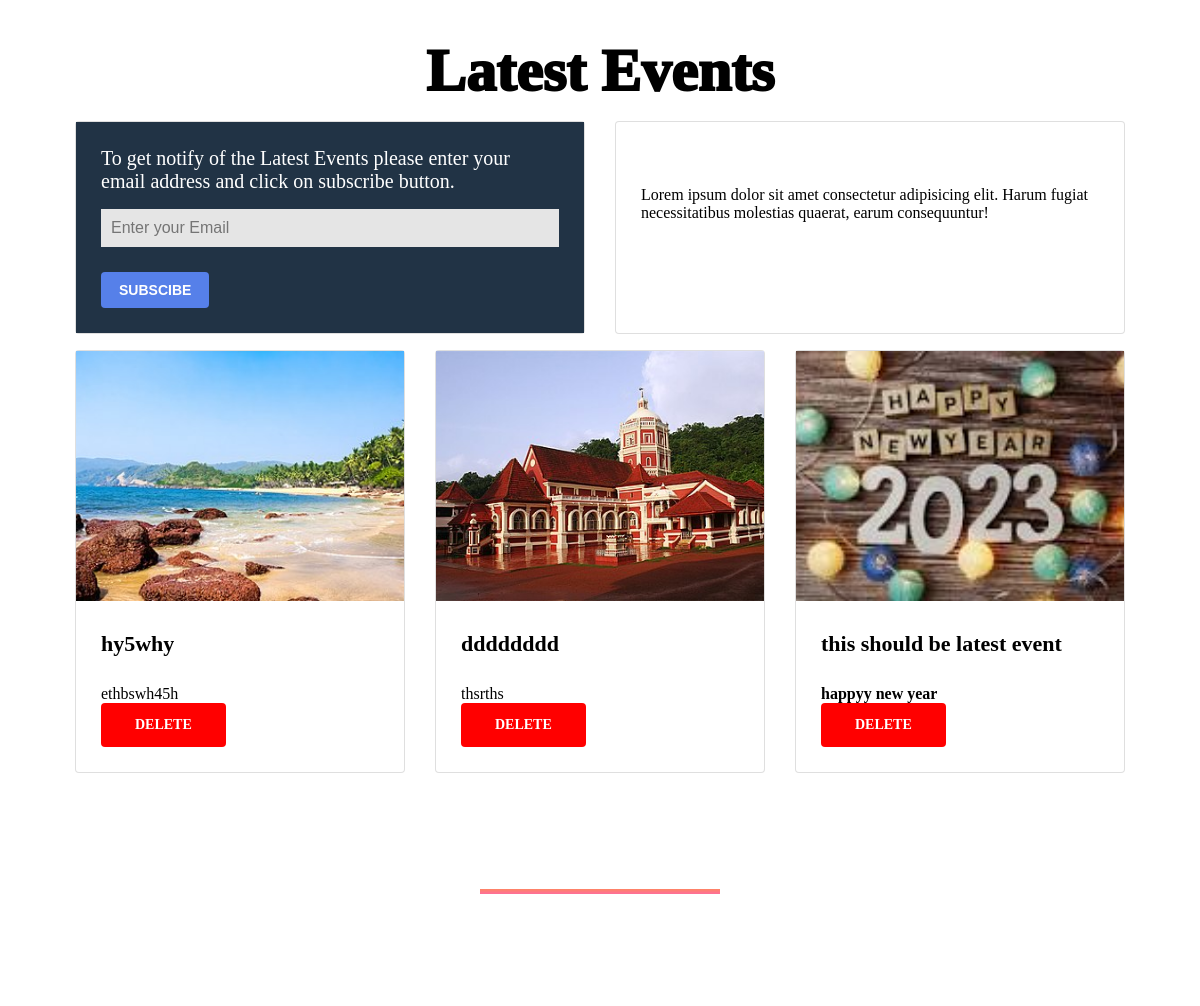
Before: / (middle part) with the older database file.
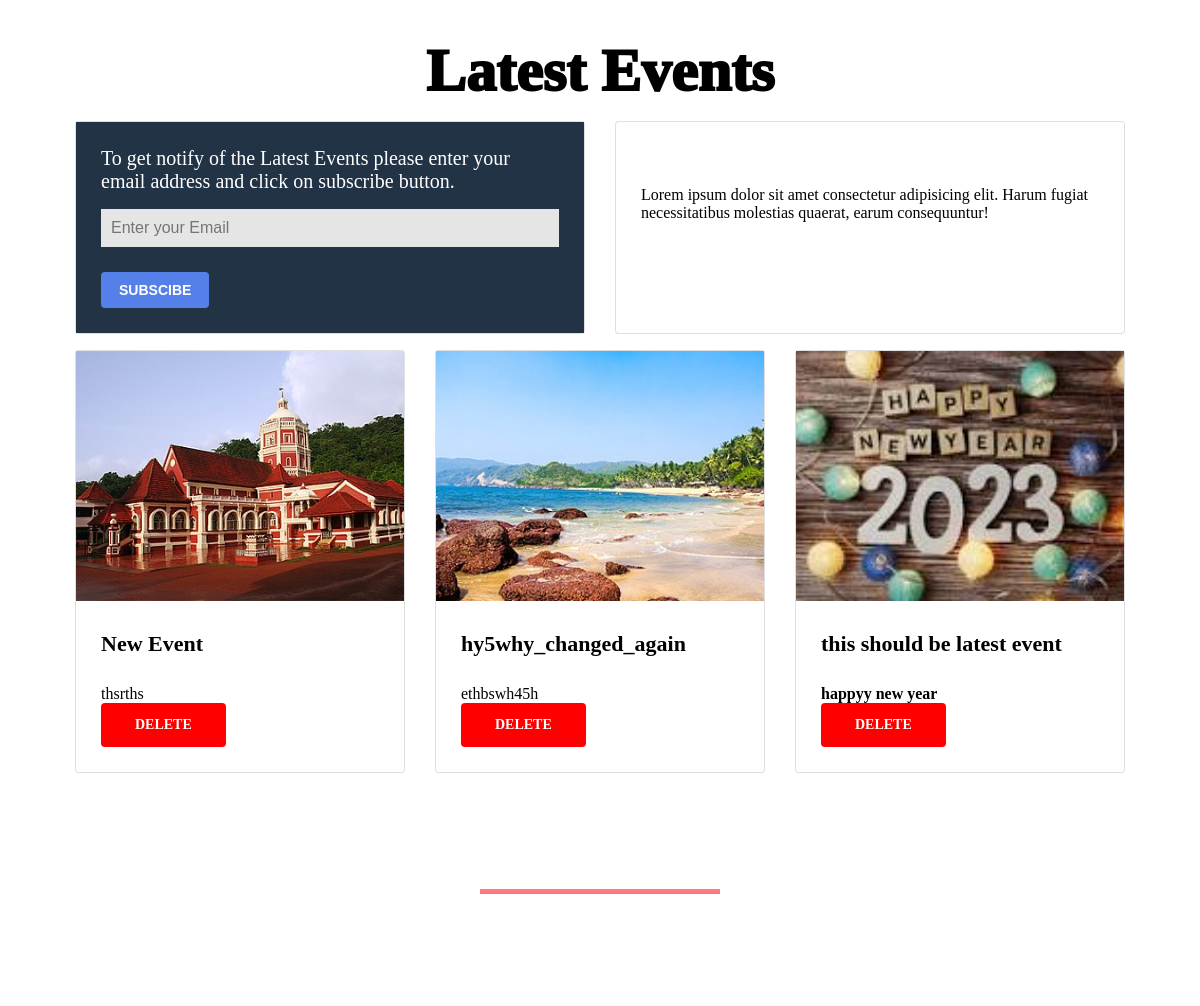
After: the same page with the newer database file.
### mainapp/models.py (models this page shows, shortened)
class article(models.Model):
    bid = models.AutoField(primary_key=True)
    title = models.CharField(max_length=255, null=True)
    headerimage = models.ImageField(null=True, upload_to="images")
    author = models.ForeignKey(User, on_delete=models.CASCADE)
    postdate = models.DateTimeField(editable=False, auto_now=True)
    category = models.ForeignKey(categories, on_delete=models.CASCADE)
    label = models.ForeignKey(label, on_delete=models.CASCADE)
    body = RichTextField(blank=True, null=True)
    snippet = models.CharField(max_length=255)

### mainapp/views.py (the view)
# urls.py: path('', views.home, name='home'),
def home(request):
    contex={}
    if request.method == 'POST' and 'scrubmail' in request.POST:
        scrubmail = request.POST['scrubmail']
        mail = subscriber.objects.create(mail=scrubmail)
        sendWelcomeMail(scrubmail)
        mail.save()
    eventlist = article.objects.filter(category=6).order_by('-postdate')[0:3]
    contex['eventlist']=eventlist
    return render(request, "mainapp/index.html", contex)

### mainapp/templates/mainapp/index.html (shortened to what this page needs)
<!DOCTYPE html>
{% load static %}
<html lang="en">
<head>
    <link rel="stylesheet" href="{% static 'css/style.css' %}">
</head>
<body>
    <section class="section latest">
        <div class="container">
            <div class="row justify-content-center">
                <div class="col-lg-7">
                    <div class="section-title text-center">
                        <span class="heading">Latest Events</span>
                    </div>
                </div>
            </div>
            <div class="row">
                <div class="col-lg-5">
                    <div class="card mb-3 cause-item">
                        <div class="row no-gutters notify">
                            <div class="card-body">
                                <h3 class="mb-3">To get notify of the Latest Events please enter your email address and
                                    click on subscribe button.</h3>
                                <form method="post">
                                    <input type="email" placeholder="Enter your Email" class="input-email"
                                        name="scrubmail">
                                    <button type="submit" class="btn btn-main rounded">Subscibe</button>
                                </form>
                            </div>
                        </div>
                    </div>
                </div>
                <div class="col-lg-5">
                    <div class="card mb-3 cause-item">
                        <div class="row no-gutters">
                            <div class="card-body">
                                <h3 class="mb-3">Lorem, ipsum dolor.</h3>
                                <p class="card-text mb-4">Lorem ipsum dolor sit amet consectetur adipisicing elit. Harum
                                    fugiat necessitatibus molestias quaerat, earum consequuntur!
                                </p>
                            </div>
                        </div>
                    </div>
                </div>
            </div>
            <div class="row">
                {% for event in eventlist %}
                <div class="col-lg-4">
                    <div class="card mb-3 cause-item">
                        <div class="row no-gutters">
                            <img src="{{event.headerimage.url}}" class="img-fluid w-100" alt="...">
                            <div class="card-body">
                                <h3 class="mb-3">{{event.title}}</h3>
                                <p class="card-text mb-4">
                                    {{ event.body|safe }}
                                </p>
                                <a href="" class="btn btn-main danger rounded">delete</a>
                            </div>
                        </div>
                    </div>
                </div>
                {% endfor %}
            </div>
        </div>
    </section>
    <div class="line">
    </div>
    <section class="section involve">
        <div class="container">
            <div class="row justify-content-center">
                <div class="col-lg-7">
                    <div class="section-title text-center">
                    </div>
                </div>
            </div>
        </div>
    </section>
</body>
</html>

Changed rows visible on the page:
changed article "thsrths": title "dddddddd" → "New Event"; moves up the list
changed article "ethbswh45h": title "hy5why" → "hy5why_changed_again"
